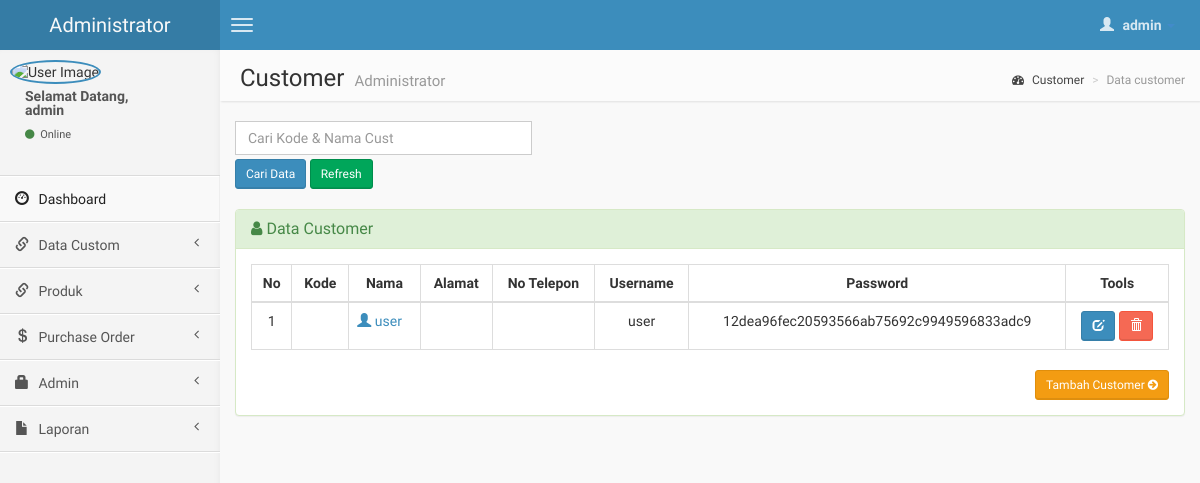
/admin/customer.php (signed in), run on an earlier commit of the app's database.
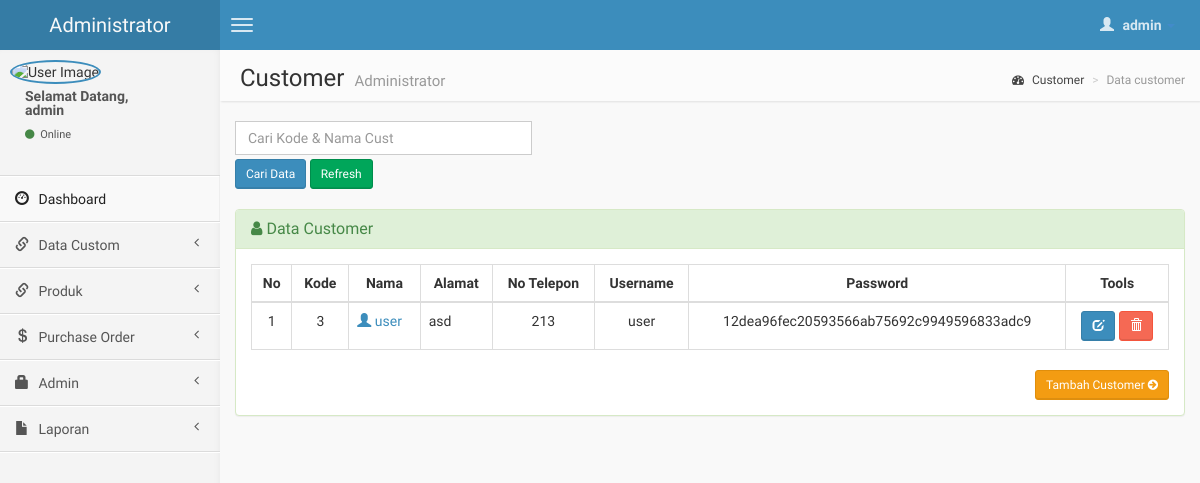
And on a later commit of the database.
### tables this page shows
CREATE TABLE `user` (
  `id_user` int(11) NOT NULL,
  `kd_cus` varchar(20) NOT NULL,
  `nama` varchar(30) NOT NULL,
  `alamat` varchar(50) NOT NULL,
  `no_telp` varchar(15) NOT NULL,
  `username` varchar(15) NOT NULL,
  `password` text NOT NULL,
  `role` int(11) NOT NULL,
  `gambar` text NOT NULL
);

### admin/customer.php (the view, shortened to what the changed rows need)
<?php include('header.php'); ?>
    <body class="skin-blue">
        <div class="wrapper row-offcanvas row-offcanvas-left">
            <aside class="right-side">
                <section class="content-header">
                    <h1>
                        Customer
                        <small>Administrator</small>
                    </h1>
                </section>
                <section class="content">
                    <br />
                    <div class="row">
                        <div class="col-lg-12">
                    <div class="panel panel-success">
                        <div class="panel-body">
                    <?php
                    $query1="SELECT * from user WHERE role = 2";
                    $tampil=mysqli_query($koneksi, $query1) or die(mysqli_error());
                    ?>
                  <table id="example" class="table table-hover table-bordered">
                  <thead>
                      <tr>
                        <th><center>No </center></th>
                        <th><center>Kode </center></th>
                        <th><center>Nama </i></center></th>
                        <th><center>Alamat </center></th>
                        <th><center>No Telepon </center></th>
                        <th><center>Username </center></th>
                        <th><center>Password </center></th>
                        <th><center>Tools</center></th>
                      </tr>
                  </thead>
                     <?php
                     $no=0;
                     while($data=mysqli_fetch_array($tampil))
                    { $no++; ?>
                    <tbody>
                    <tr>
                    <td><center><?php echo $no; ?></center></td>
                    <td><center><?php echo $data['kd_cus'];?></center></td>
                    <td><a href="detail-customer.php?hal=edit&kd=<?php echo $data['kd_cus'];?>"><span class="glyphicon glyphicon-user"></span> <?php echo $data['nama'];?></td>
                    <td><?php echo $data['alamat']; ?></td>
                    <td><center><?php echo $data['no_telp']; ?></center></td>
                    <td><center><?php echo $data['username']; ?></center></td>
                    <td><center><?php echo $data['password']; ?></center></td>
                    <td><center><div id="thanks"><a class="btn btn-sm btn-primary" data-placement="bottom" data-toggle="tooltip" title="Edit Customer" href="edit-customer.php?hal=edit&kd_cus=<?php echo $data['kd_cus'];?>"><span class="glyphicon glyphicon-edit"></span></a>
                    <a onclick="return confirm ('Yakin hapus <?php echo $data['nama'];?>.?');" class="btn btn-sm btn-danger tooltips" data-placement="bottom" data-toggle="tooltip" title="Hapus customer" href="customer.php?hal=hapus&kd=<?php echo $data['kd_cus'];?>"><span class="glyphicon glyphicon-trash"></a></center></td></tr></div>
                 <?php
              }
              ?>
              </div>
              </div>
            </div>
                    </div>
<?php include('footer.php'); ?>

What changed in the data, as far as the page shows it:
changed user "user": kd_cus (not shown) → "3"; alamat (not shown) → "asd"; no_telp (not shown) → "213"
